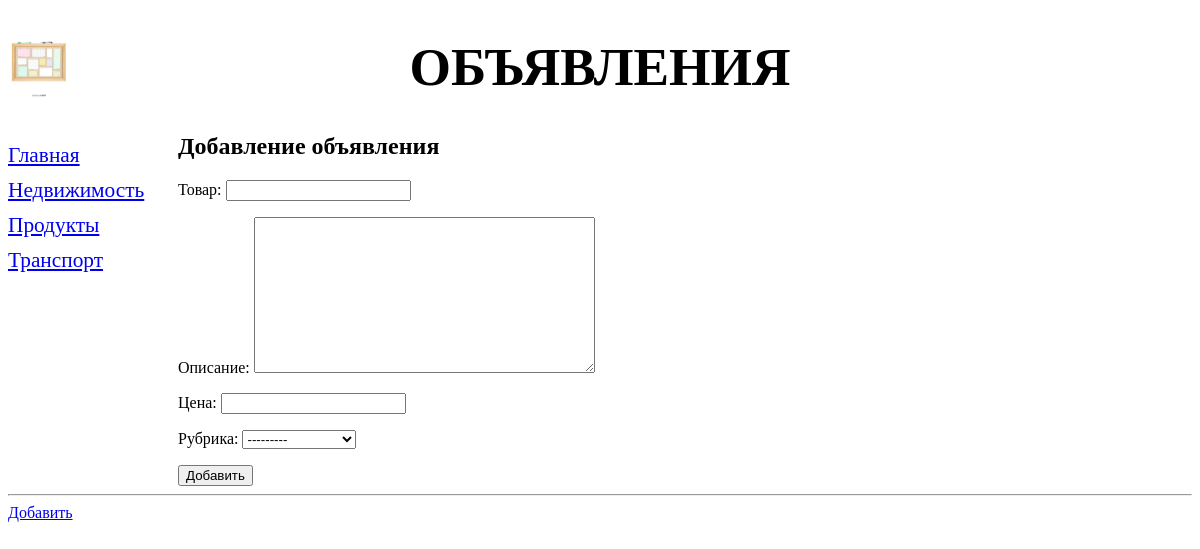
The page /bboard/add/ on the database its author committed.
### bboard/models.py (models this page shows)
class Rubric(models.Model):
    name = models.CharField(max_length=20, db_index=True, verbose_name='Название')
    def __str__(self):
        return self.name
    class Meta:
        verbose_name_plural = 'Рубрики'
        verbose_name = 'Рубрика'
        ordering = ['name']

### bboard/views.py (the view)
# urls.py: path('add/', BbcreateView.as_view(), name='add')
class BbcreateView(CreateView):
    template_name = 'bboard/bb_create.html'
    form_class = BbForm
    success_url = reverse_lazy('index')
    def get_context_data(self, **kwargs):
        context = super().get_context_data(**kwargs)
        context['rubrics'] = Rubric.objects.all()
        return context

### bboard/forms.py
class BbForm(ModelForm):
    class Meta:
        model = Bb
        fields = ('title', 'content', 'price', 'rubric')

### bboard/templates/bboard/bb_create.html (shortened to what this page needs)
{% extends "layout/basic.html"%}
{% block content %}
    <h2>Добавление объявления</h2>
    <form method="post">
        {{ form.as_p }}
        <input type="submit" value="Добавить">
    </form>
{% endblock  %}

### bboard/templates/layout/basic.html (shortened to what this page needs)
{% load static %}
<!DOCTYPE html>
<html lang="en">
    <head>
        <link rel="stylesheet" type="text/css" href="{% static "bboard/style.css" %}"
    </head>
    <body>
        <header>
            <h1>Объявления</h1>
        </header>
        <nav>
            <a href="{% url 'index' %}">Главная</a>
            {% for rubric in rubrics %}
            <a href="{% url 'rubric_bbs' rubric.pk %}">{{rubric.name}}</a>
            {% endfor %}
        </nav>
        <main>
            {% block content %}
            {% endblock %}
        </main>
        <hr>
        <a href="{% url 'add' %}">Добавить</a>
    </body>
</html>

### bboard/static/bboard/style.css (style rules this page uses)
header h1 { font-size: 40pt; text-transform: uppercase; text-align: center; background: url("bg.png") left / auto 100% no-repeat; }
nav { font-size: 16pt; width: 150px; float: left; }
nav a { display: block; margin: 10px 0px; }
main { margin-left: 170px; }

### rows shown on the page
Rubric: name "Недвижимость"
Rubric: name "Продукты"
Rubric: name "Транспорт"
